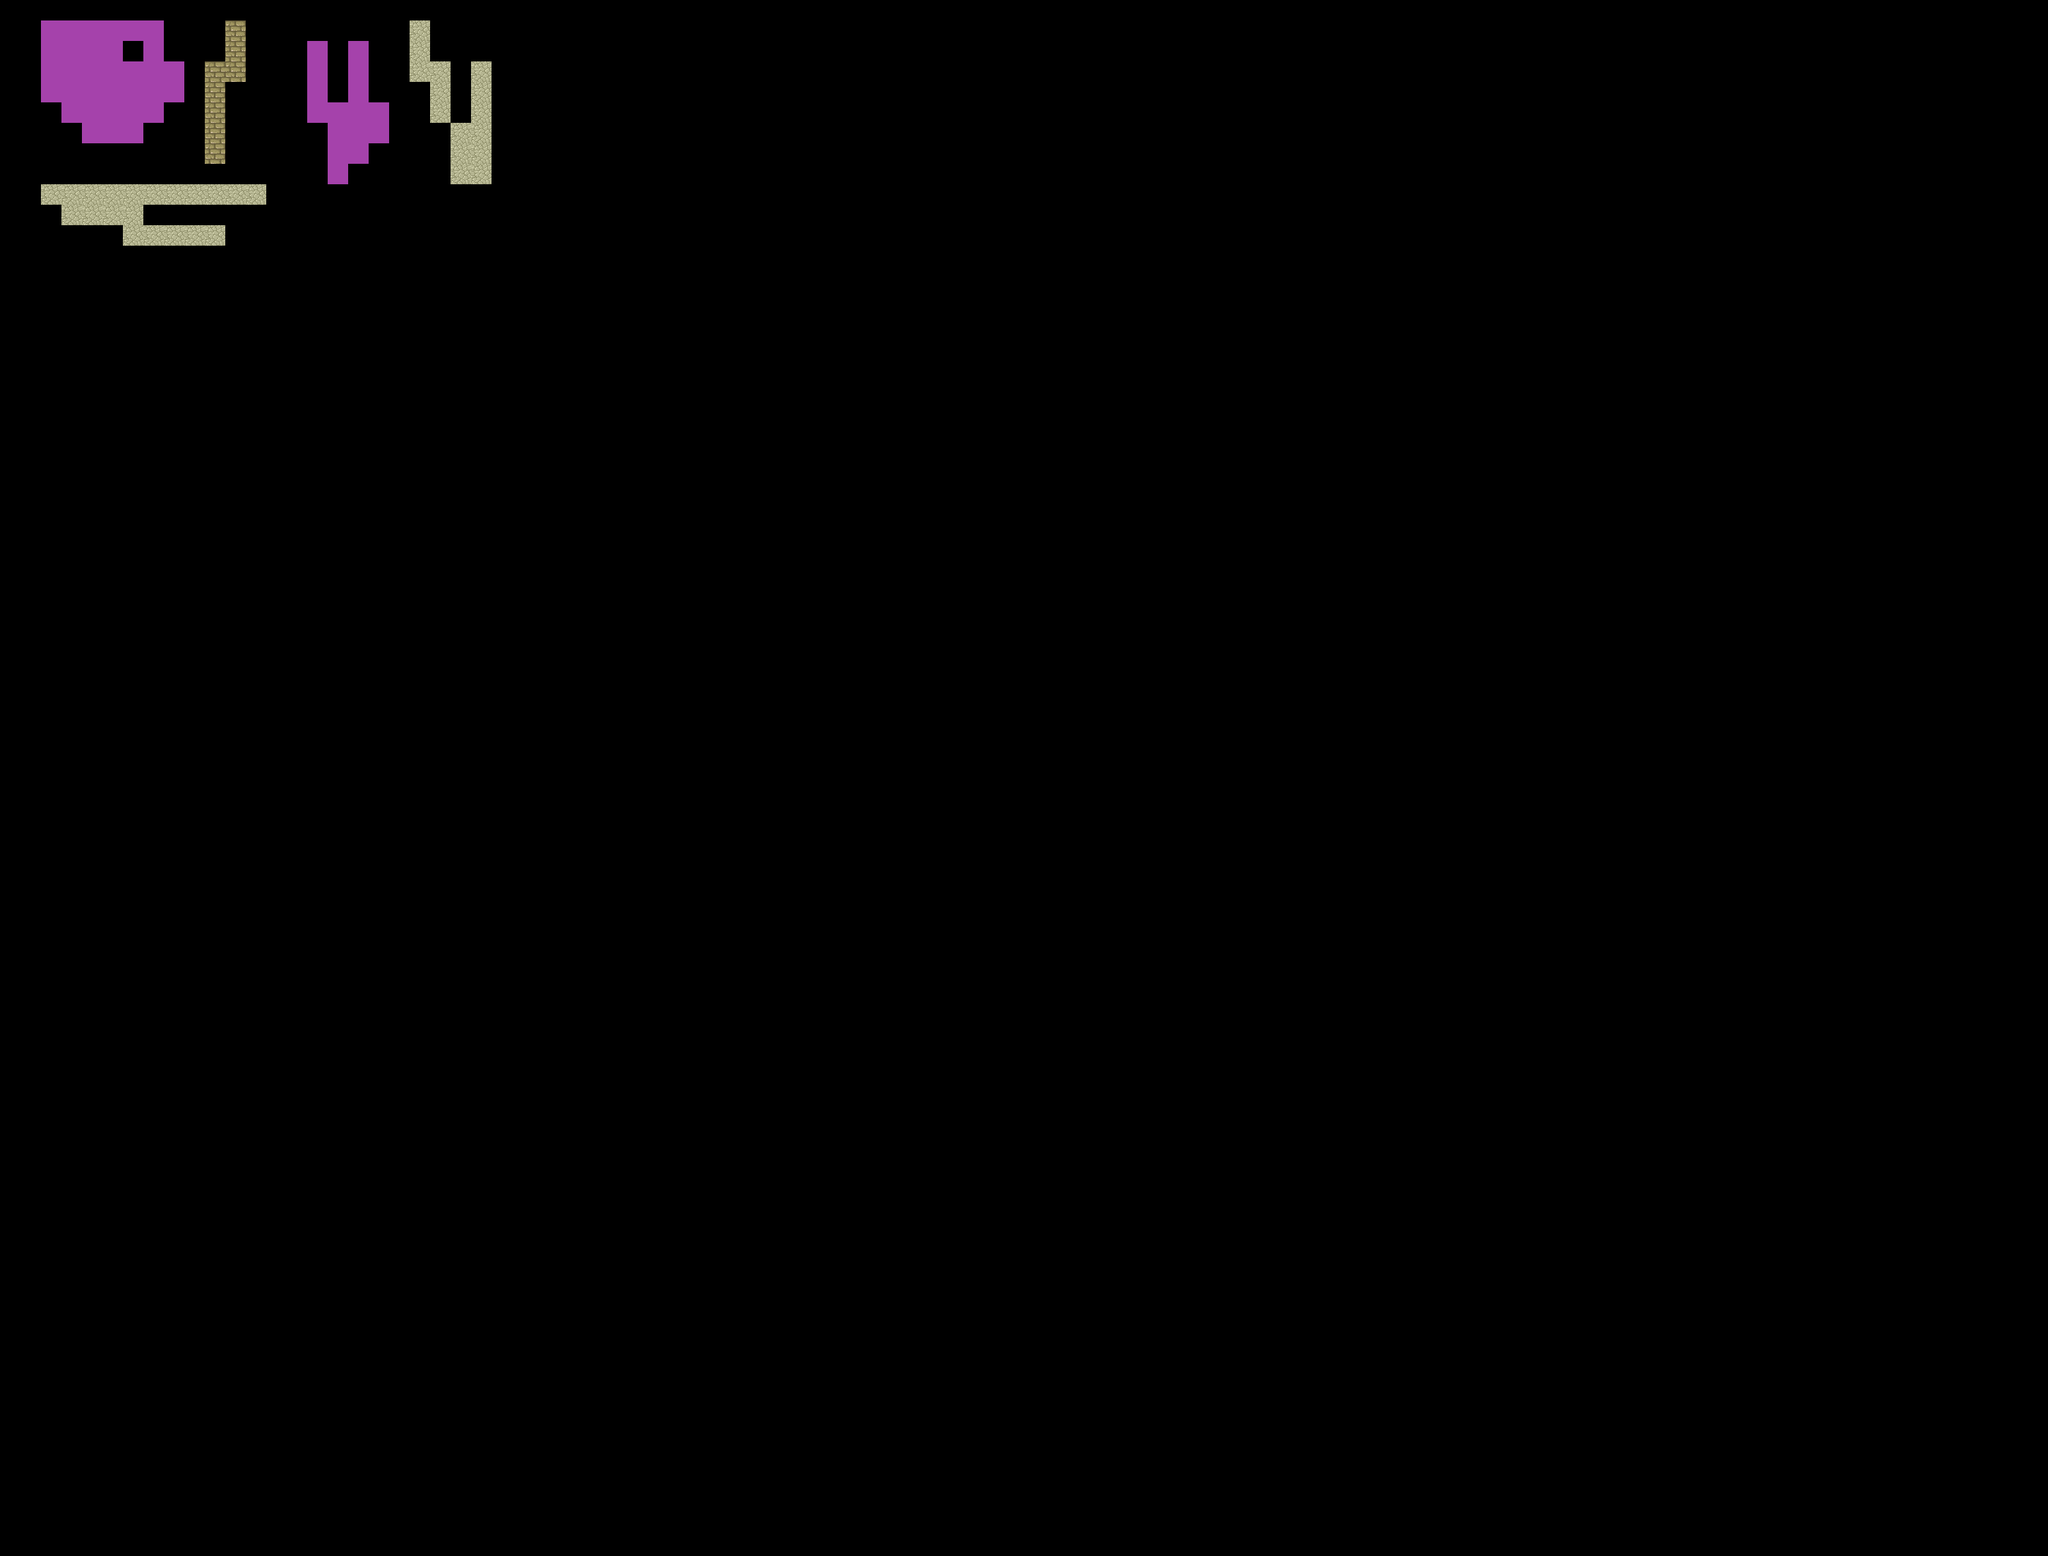

The image is a tile-based game level rendered from a .tmx file. Its description and source (layers, tilesets, objects; grid data summarised) follow:
An orthogonal 100x76 tile map with 32x32 px tiles, 2 tile layers (Tile Layer 1, Tile Layer 2), 2 tilesets.

<map version="1.0" orientation="orthogonal" renderorder="right-down" width="100" height="76" tilewidth="32" tileheight="32" nextobjectid="1">
 <tileset firstgid="1" name="col" tilewidth="32" tileheight="32" tilecount="1" columns="1">
  <image source="col.png" width="32" height="32" />
 </tileset>
 <tileset firstgid="2" name="tmw_desert_spacing" tilewidth="32" tileheight="32" spacing="1" margin="1" tilecount="48" columns="8">
  <image source="tmw_desert_spacing.png" width="265" height="199" />
 </tileset>
 <layer name="Tile Layer 1" width="100" height="76">
  <data>[7600 cells, 41 non-empty, 2 distinct tile ids]</data>
 </layer>
 <layer name="Tile Layer 2" width="100" height="76">
  <data>[7600 cells, 51 non-empty, 2 distinct tile ids]</data>
 </layer>
</map>
